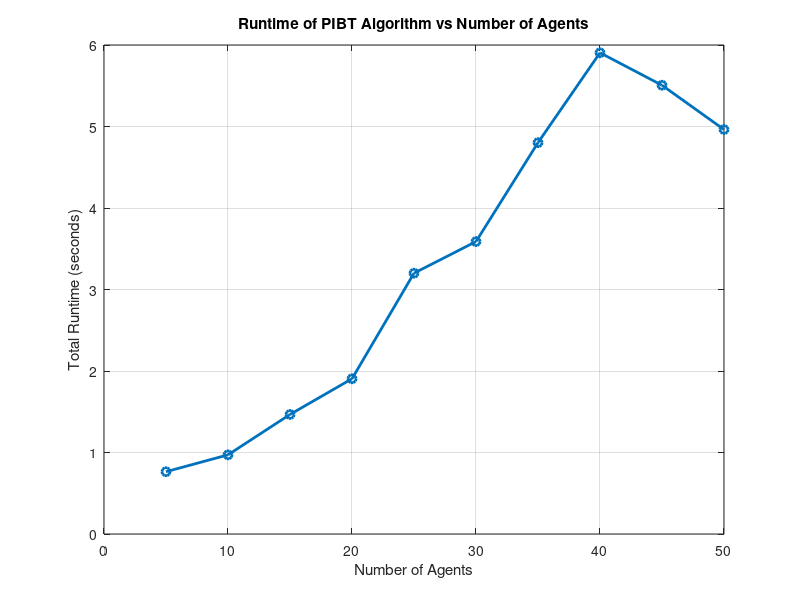

MATLAB code to generate this figure:
    clc; clear; close all;
    
    % Parameters
    gridSize = 10;                   % Size of the grid (10x10)
    numAgentsList = 5:5:50;          % Varying number of agents
    numTasks = 500;                  % Total number of tasks
    taskFrequency = 1;               % Number of tasks added per timestep
    maxTimesteps = 1000;             % Maximum number of timesteps
    epsilon = 0.1;                   % Small constant to avoid division by zero
    
    % Initialize Results
    runtimeList = zeros(size(numAgentsList)); % Store runtimes
    
    % Directions for movement
    directions = [0 1; 1 0; 0 -1; -1 0]; % Possible moves (up, right, down, left)
    
    % Loop through different agent configurations
    for idx = 1:length(numAgentsList)
        numAgents = numAgentsList(idx);
        agents = randi([1 gridSize], numAgents, 2); % Initial positions [x, y]
        goals = randi([1 gridSize], numAgents, 2);  % Random initial goals for agents
        tasks = [randi([1 gridSize], numTasks, 2), randi([1 gridSize], numTasks, 2)]; % [pickup, delivery]
        taskStatus = zeros(numTasks, 1); % 0 = unassigned, 1 = in-progress, 2 = completed
        taskAssignments = zeros(numAgents, 1); % Track assigned task for each agent
    
        % Start timer
        tic;
    
        for t = 1:maxTimesteps
            % Task assignment for free agents
            for i = 1:numAgents
                if taskAssignments(i) == 0 && any(taskStatus == 0)
                    taskIdx = find(taskStatus == 0, 1); % Find first unassigned task
                    taskAssignments(i) = taskIdx;
                    taskStatus(taskIdx) = 1; % Mark task as in-progress
                end
            end
    
            % Move agents towards their tasks (or goals if delivering)
            for i = 1:numAgents
                if taskAssignments(i) > 0
                    taskIdx = taskAssignments(i);
    
                    % Determine target: pickup or delivery
                    if isequal(agents(i, :), tasks(taskIdx, 1:2)) % If at pickup point
                        goals(i, :) = tasks(taskIdx, 3:4); % Set delivery point
                    else
                        goals(i, :) = tasks(taskIdx, 1:2); % Set pickup point
                    end
    
                    % Compute move direction
                    attraction = goals(i, :) - agents(i, :);
                    if norm(attraction) > 0
                        moveVector = round(attraction / norm(attraction)); % Quantized move
                    else
                        moveVector = [0, 0]; % Stay in place
                    end
    
                    % Update position
                    newPosition = agents(i, :) + moveVector;
    
                    % Ensure position is valid
                    if all(newPosition > 0 & newPosition <= gridSize)
                        agents(i, :) = newPosition;
                    end
    
                    % Check if delivery is completed
                    if isequal(agents(i, :), tasks(taskIdx, 3:4))
                        taskStatus(taskIdx) = 2; % Mark task as completed
                        taskAssignments(i) = 0; % Free the agent
                    end
                end
            end
    
            % Check for completion
            if all(taskStatus == 2)
                break;
            end
        end
    
        % Stop timer and record runtime
        runtimeList(idx) = toc;
    end
    
    % Plot the results
    figure;
    plot(numAgentsList, runtimeList, '-o', 'LineWidth', 2);
    xlabel('Number of Agents');
    ylabel('Total Runtime (seconds)');
    title('Runtime of PIBT Algorithm vs Number of Agents');
    grid on;
